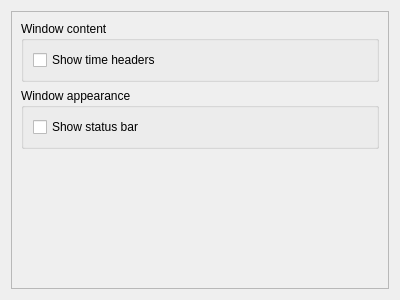
<?xml version="1.0" encoding="UTF-8"?>
<ui version="4.0">
 <class>GuiSettings</class>
 <widget class="QWidget" name="GuiSettings">
  <property name="geometry">
   <rect>
    <x>0</x>
    <y>0</y>
    <width>400</width>
    <height>300</height>
   </rect>
  </property>
  <layout class="QHBoxLayout" name="horizontalLayout">
   <item>
    <widget class="QScrollArea" name="scrollArea">
     <property name="widgetResizable">
      <bool>true</bool>
     </property>
     <widget class="QWidget" name="scrollAreaWidgetContents">
      <property name="geometry">
       <rect>
        <x>0</x>
        <y>0</y>
        <width>386</width>
        <height>286</height>
       </rect>
      </property>
      <layout class="QVBoxLayout" name="verticalLayout">
       <item>
        <widget class="QGroupBox" name="groupBox">
         <property name="title">
          <string>Window content</string>
         </property>
         <layout class="QVBoxLayout" name="verticalLayout_2">
          <item>
           <widget class="QCheckBox" name="kcfg_showTimeHeaders">
            <property name="toolTip">
             <string>Whether to show the descriptive headers on top of the stopwatch display(s)</string>
            </property>
            <property name="text">
             <string>Show time headers</string>
            </property>
           </widget>
          </item>
         </layout>
        </widget>
       </item>
       <item>
        <widget class="QGroupBox" name="groupBox_2">
         <property name="title">
          <string>Window appearance</string>
         </property>
         <layout class="QVBoxLayout" name="verticalLayout_3">
          <item>
           <widget class="QCheckBox" name="kcfg_showStatusBar">
            <property name="text">
             <string>Show status bar</string>
            </property>
           </widget>
          </item>
         </layout>
        </widget>
       </item>
       <item>
        <spacer name="verticalSpacer">
         <property name="orientation">
          <enum>Qt::Vertical</enum>
         </property>
         <property name="sizeHint" stdset="0">
          <size>
           <width>20</width>
           <height>40</height>
          </size>
         </property>
        </spacer>
       </item>
      </layout>
     </widget>
    </widget>
   </item>
  </layout>
 </widget>
 <resources/>
 <connections/>
</ui>
